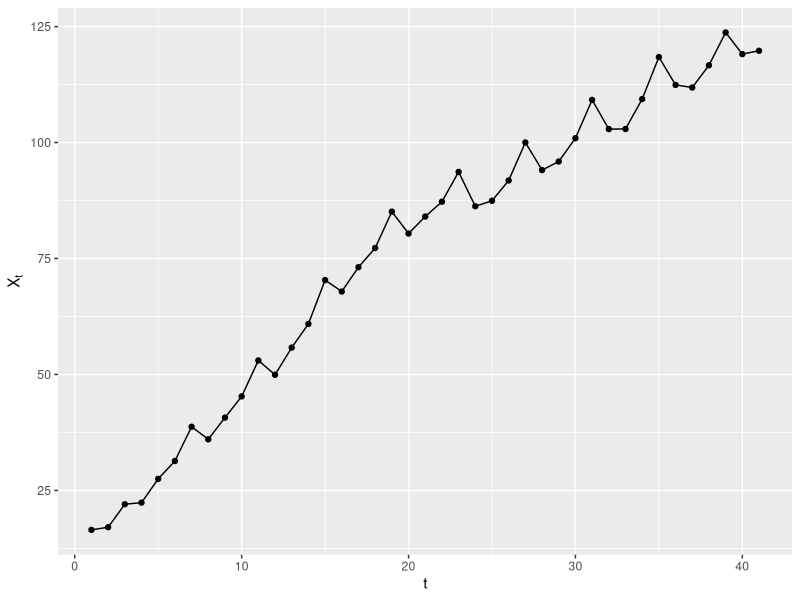
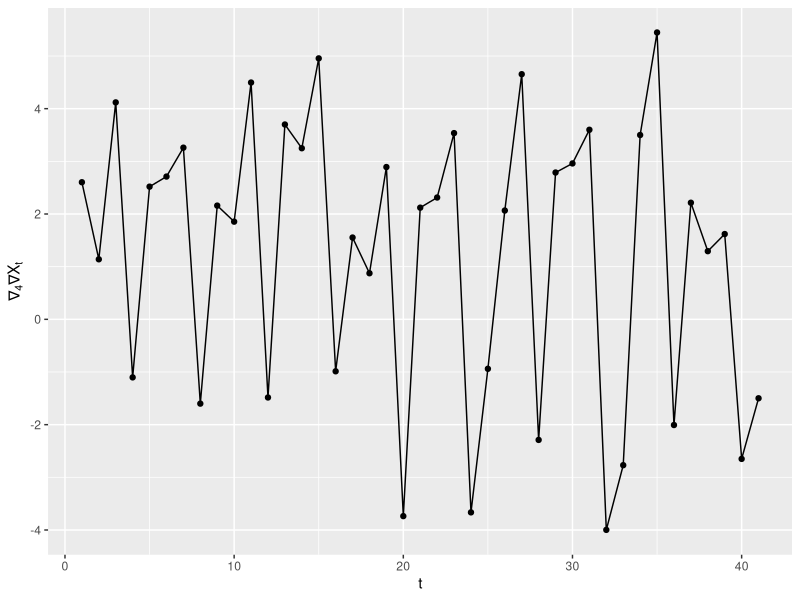
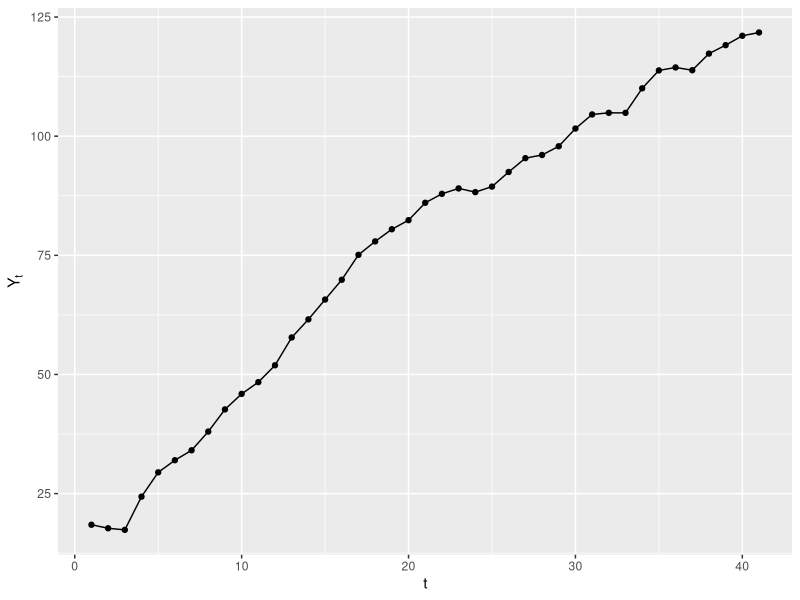
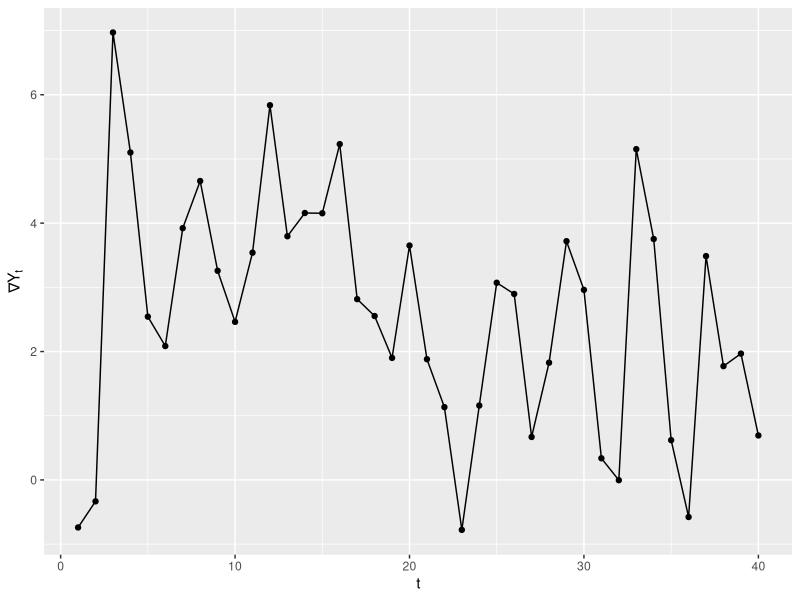

Source code (R) for these figures, in order:

library(ggplot2) # Plotting library

set.seed(2) # Set seed for random number generator
beta = c(0.7,0.5,0.2) # parameter values
w = rep(0,59) 
x = rep(0,length(w))

for(i in 1:length(w)){ # initializes the w-vector with N(0,1) random values  
  w[i] = rnorm(1,0,1)
}

for(i in 9:length(x)){ # Creating the X_t values according to the equation 3.25
  x[i] = x[i-1]+x[i-4]-x[i-5] + w[i]+beta[1]*w[i-1]+beta[2]*w[i-4]
         +beta[3]*w[i-8]+beta[1]*beta[2]*w[i-5]+beta[1]*beta[3]*w[i-9]
}

diff_x = diff(x) # Creates a differenced series of X_t
for(j in 5:length(diff_x)){diff_x[j] = diff_x[j]-diff_x[j-4]}; diff_x

x = ts(x[19:length(x)], frequency = 4) # Makes the x-vector to a time series
diff_x = ts(diff_x[18:length(diff_x)]) # Makes the diff_x-vector to a time series

fit = stl(x, s.window = "periodic") # Performs the STL procedure
y = fit$time.series[,2] + fit$time.series[,3] # Combines the trend and remainder component (excluding the seasonal component from x)
diff_y = ts(diff(y)) # Creates a differenced time series of y

t = seq(1,length(x)) # Creates a time sequence

df = data.frame(x, diff_x, t, y) # Data frame of x, diff_x, y, and t 
df2 = data.frame(diff_y, t[-length(t)]) # Data frame of diff_y and t(adjusted in length)

ggplot(df, aes(t,x)) + geom_line() + geom_point() + xlab(expression(t)) + ylab(expression(X[t]))
#The above plots the X_t process. The below plots the differenced X_t process
ggplot(df, aes(t,diff_x)) + geom_line() + geom_point() + xlab(expression(t)) + ylab(expression(paste(nabla[4],nabla,X[t])))

ggplot(df, aes(t,y)) + geom_line() + geom_point() + xlab(expression(t)) + ylab(expression(Y[t]))
#The above plots the Y_t process (no seasonality). The below plots the differenced Y_t process
ggplot(df2, aes(df2$t,diff_y)) + geom_line() + geom_point() + xlab(expression(t)) + ylab(expression(paste(nabla,Y[t])))


